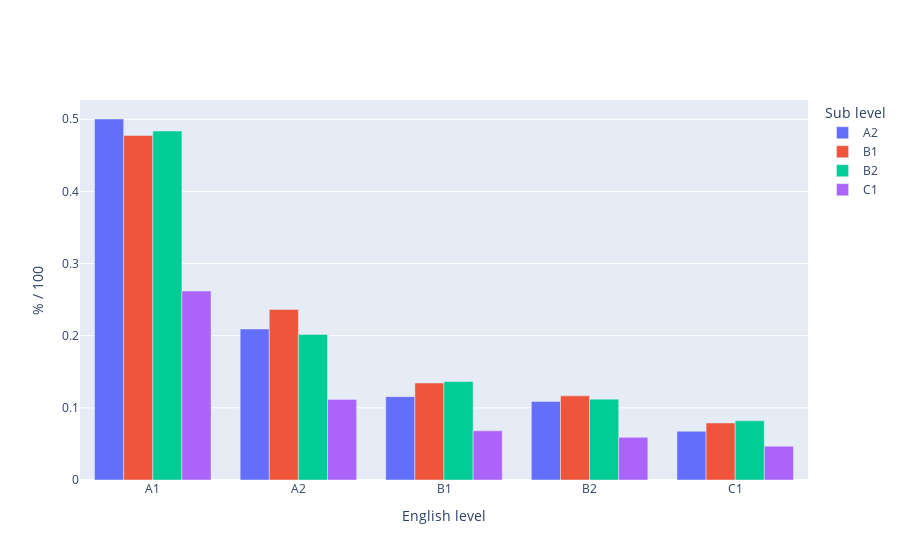

The cell this chart's notebook holds for it:
### Markdown cell above
Построим график распределения уровней слов в уровнях фильмов, чтобы определить можно ли только по распределению уровней слов в фильме определить, к какому уровню относиться весь фильм.

### Code cell
fig = go.Figure(data=[
    go.Bar(name=level, x=list(level_distrib[level].keys()), y=list(level_distrib[level].values()))
    for level in  sorted(level_distrib)
])


fig.update_layout(barmode='group', legend=dict(title='Sub level'))
fig.update_xaxes(title="English level")
fig.update_yaxes(title="% / 100")

fig.show()

### Figure 1 — Plotly figure (JSON) as saved in the notebook; plotly's stock layout.template omitted (floating-point values rounded to 4 significant figures)
{"data": [{"name": "A2", "type": "bar", "x": ["A1", "A2", "B1", "B2", "C1"], "y": [0.5004, 0.2093, 0.1155, 0.109, 0.06752]}, {"name": "B1", "type": "bar", "x": ["A1", "A2", "B1", "B2", "C1"], "y": [0.4774, 0.2363, 0.1345, 0.1166, 0.07906]}, {"name": "B2", "type": "bar", "x": ["A1", "A2", "B1", "B2", "C1"], "y": [0.4837, 0.2017, 0.1365, 0.1121, 0.08207]}, {"name": "C1", "type": "bar", "x": ["A1", "A2", "B1", "B2", "C1"], "y": [0.2619, 0.1117, 0.06817, 0.05918, 0.04687]}], "layout": {"barmode": "group", "legend": {"title": {"text": "Sub level"}}, "xaxis": {"title": {"text": "English level"}}, "yaxis": {"title": {"text": "% / 100"}}}}
